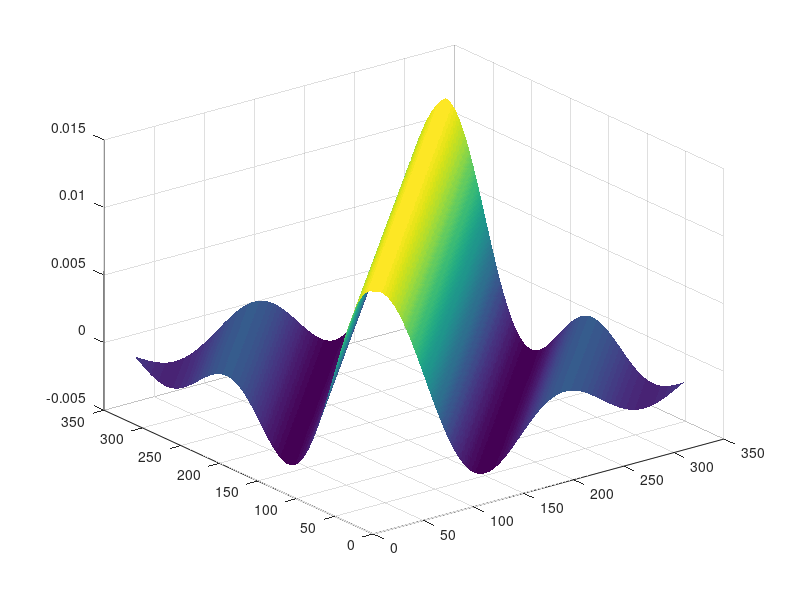

Here is the MATLAB script that generated this plot: (Note: this script raises an error after producing the figure.)
% This scripts is intended for the dpss theory implementation sanity check
% Discrete Prolate Spheroidal (Slepian) Sequences - dpss

% What it does:
% This script explains the relationship between the output of the Matlab 
% dpss function and Slepian sequences. More details about Slepian sequences
% you can find in the Slepian's original paper "Prolate spheroidal wave 
% functions, fourier analysis, and uncertainty — V: the discrete case"

% Matlab has a built-in function for calculating dpss sequences. But often,
% Matlab users cannot understand how Matlab generates these sequences and
% how these sequences are related to the Slepian sequences.


clear
close all

%% Defining DPSS sequences parameters
% Parameter M is often defined by the Fourier transform size/window.
M = 311;

% define grid
l = 0:M-1;
m = 0:M-1;

% An unclear parameter I most probably this parameter is related to the 
% bandwidth of the signal under investigation.
I = 2;

%% searching for eigen values from the Toeplitz matrix build from specific
% SINC functions defined by parameters M and I. More details in the paper
% Prolate Spheroidal Wave Functions. Fourier Analysis, and Uncertainty—V:
% The Discrete Case || by D. SLEPIAN
S1 = zeros(M);
for j = 1:M
    for i = 1:M
        if l(i) ~= m(j)
            S1(j,i) = sin( 2*pi*(I/M)*( l(i) - m(j) ) )/(pi*( l(i) - m(j) ));
        else
            S1(i,j) = 2*(I/M);
        end
    end
end
[V,D] = eig(S1);
eigD = diag(D)';
% drawing the Toeplitz matrix
surf(S1,'LineStyle','none')

%% Obtaining sequences from the Matlab built-in dpss function
% running Matlab function to compare the results with the theoretical results
[I_dpss_tapers,I_lambda] = dpss(M, I);

%% Visualization results
% drawing prolate spheroidal sequences obtained from eigen vectors of
% Toeplitz matrix
figure
plot(flipud(V(:,end-(I-1):end)),'g','LineWidth',2)
hold on
% and from the Matlab built-in dpss function
plot(I_dpss_tapers(:,1:I),'k')


